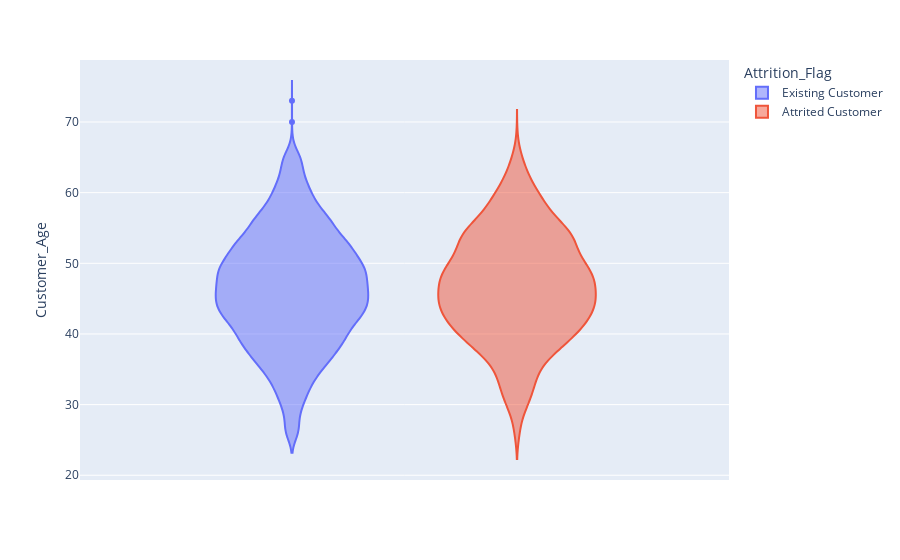

Here is the notebook cell this chart was saved with:
### Markdown cell above
### Plots

### Code cell
# age distributions by customer type
px.violin(df_demographic,
          y="Customer_Age",
          color="Attrition_Flag")

### Figure 1 — Plotly figure (JSON) as saved in the notebook; plotly's stock layout.template omitted (floating-point values rounded to 4 significant figures; data arrays with more than 128 entries replaced by an {"elided": "..."} marker saying what was removed)
{"data": [{"alignmentgroup": "True", "box": {"visible": false}, "hovertemplate": "Attrition_Flag=Existing Customer<br>Customer_Age=%{y}<extra></extra>", "legendgroup": "Existing Customer", "marker": {"color": "#636efa"}, "name": "Existing Customer", "offsetgroup": "Existing Customer", "orientation": "v", "scalegroup": "True", "showlegend": true, "type": "violin", "x0": " ", "xaxis": "x", "y": {"elided": "8500 int values"}, "y0": " ", "yaxis": "y"}, {"alignmentgroup": "True", "box": {"visible": false}, "hovertemplate": "Attrition_Flag=Attrited Customer<br>Customer_Age=%{y}<extra></extra>", "legendgroup": "Attrited Customer", "marker": {"color": "#EF553B"}, "name": "Attrited Customer", "offsetgroup": "Attrited Customer", "orientation": "v", "scalegroup": "True", "showlegend": true, "type": "violin", "x0": " ", "xaxis": "x", "y": {"elided": "1627 int values"}, "y0": " ", "yaxis": "y"}], "layout": {"legend": {"title": {"text": "Attrition_Flag"}, "tracegroupgap": 0}, "margin": {"t": 60}, "violinmode": "group", "xaxis": {"anchor": "y", "domain": [0, 1]}, "yaxis": {"anchor": "x", "domain": [0, 1], "title": {"text": "Customer_Age"}}}}
